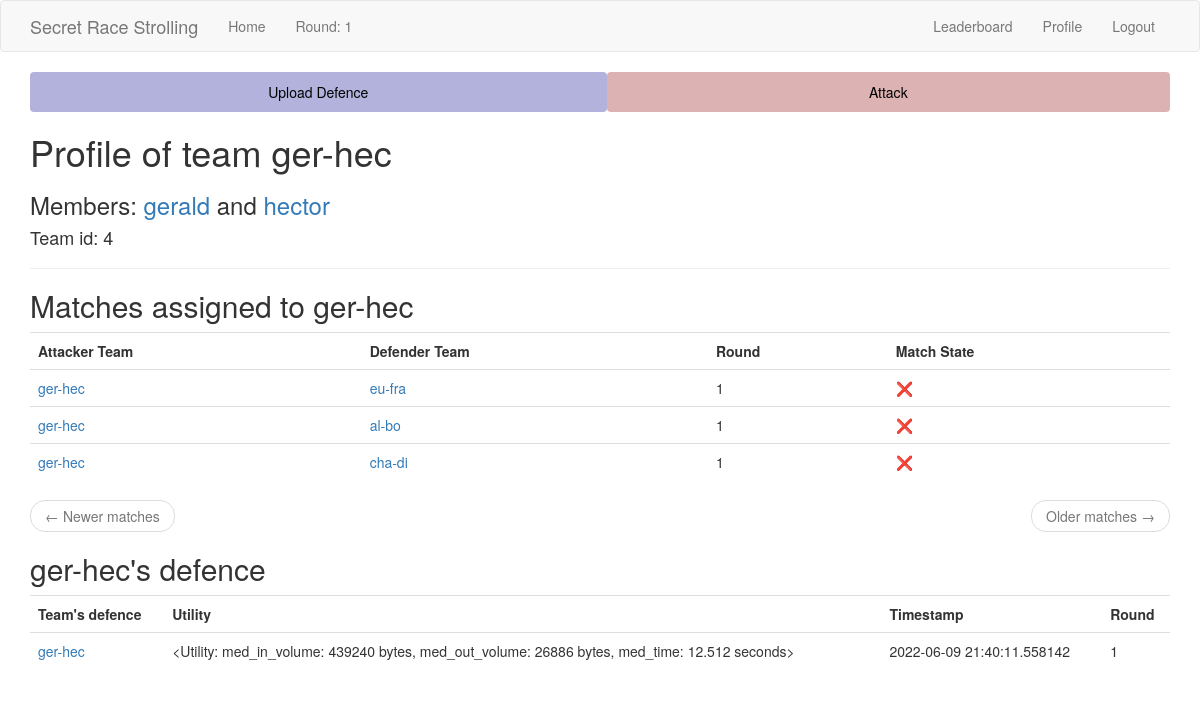
Page /team/ger-hec (signed in) on the committed database.
### app/models.py (models this page shows, shortened)
class Team(db.Model):
    id = db.Column(db.Integer, primary_key=True)
    team_name = db.Column(db.String(64), index=True, unique=True)
    member1_id = db.Column(db.Integer, db.ForeignKey("user.id"), unique=True)
    member2_id = db.Column(db.Integer, db.ForeignKey("user.id"), unique=True)
    defences = db.relationship(
        "Defence",
        backref="defender_team",
        foreign_keys="Defence.defender_team_id",
        lazy="dynamic",
    )
    defence_matches = db.relationship(
        "Match",
        backref="defender_team",
        foreign_keys="Match.defender_team_id",
        lazy="dynamic",
    )
    attack_matches = db.relationship(
        "Match",
        backref="attacker_team",
        foreign_keys="Match.attacker_team_id",
        lazy="dynamic",
    )
    def members(self) -> tuple[Optional[User], Optional[User]]:
        return (
            db.session.query(User).filter(User.id == self.member1_id).first(),
            db.session.query(User).filter(User.id == self.member2_id).first(),
        )
    def attacks(self) -> Query:
        self_attacks = (
            db.session.query(Match.id)
            .filter(Match.attacker_team_id == self.id)
            .subquery()
        )
        return db.session.query(Attack).join(
            self_attacks, self_attacks.c.id == Attack.match_id
        )

class User(UserMixin, db.Model):
    id = db.Column(db.Integer, primary_key=True)
    username = db.Column(db.String(64), index=True, unique=True)
    email = db.Column(db.String(96), index=True, unique=True)
    password_hash = db.Column(db.String(102))
    sciper = db.Column(db.Integer, unique=True)
    is_admin = db.Column(db.Boolean, default=False)
    def team(self) -> Optional["Team"]:
        return (
            db.session.query(Team)
            .filter(or_(Team.member1_id == self.id, Team.member2_id == self.id))
            .first()
        )
    def has_team(self) -> bool:
        return self.team() is not None

class Match(db.Model):
    id = db.Column(db.Integer, primary_key=True)
    defender_team_id = db.Column(db.Integer, db.ForeignKey("team.id"))
    attacker_team_id = db.Column(db.Integer, db.ForeignKey("team.id"))
    round = db.Column(db.Integer, index=True)
    __table_args__ = (
        db.UniqueConstraint(
            "defender_team_id",
            "attacker_team_id",
            "round",
            name="_match_pair_once_per_round",
        ),
    )
    attacks = db.relationship(
        "Attack",
        backref="match",
        foreign_keys="Attack.match_id",
        lazy="dynamic",
    )
    @staticmethod
    def paginate_and_itemize_match_query(
        matches: Query, page: int, matches_per_page: int, current_user_team: Team
    ) -> tuple[Pagination, list[dict]]:
        matches_sub = matches.subquery()
        attacks_done = (
            db.session.query(matches_sub.c.id)
            .join(Attack, Attack.match_id == matches_sub.c.id)
            .all()
        )
        attacks_done = [attack_done[0] for attack_done in attacks_done]
        paginated = matches.paginate(page, matches_per_page)
        matches_items = paginated.items
        for m in matches_items:
            m.match_done = m.id in attacks_done
        return paginated, matches_items

class Defence(db.Model):
    id = db.Column(db.Integer, primary_key=True)
    defender_team_id = db.Column(db.Integer, db.ForeignKey("team.id"))
    utility = db.Column(db.PickleType)
    timestamp = db.Column(db.DateTime, index=True, default=datetime.utcnow)
    round = db.Column(db.Integer, index=True)

### app/routes.py (the view)
@app.route("/team/<team_name>", methods=["GET"])
@login_required
def team(team_name):
    team = Team.query.filter_by(team_name=team_name).first_or_404()
    member1, member2 = team.members()
    page_match = request.args.get("page_match", 1, type=int)
    page_attack = request.args.get("page_attack", 1, type=int)
    pagination, matches_items = Match.paginate_and_itemize_match_query(
        team.attack_matches.order_by(Match.round.desc()),
        page_match,
        app.config["MATCHES_PER_TEAM"],
        current_user.team(),
    )
    match_next_url = (
        url_for(
            "team",
            team_name=team.team_name,
            page_match=pagination.next_num,
            page_attack=page_attack,  # we must not forget to propagate the attack page
        )
        if pagination.has_next
        else None
    )
    match_prev_url = (
        url_for(
            "team",
            team_name=team.team_name,
            page_match=pagination.prev_num,
            page_attack=page_attack,  # we must not forget to propagate the attack page
        )
        if pagination.has_prev
        else None
    )
    defence = team.defences.order_by(Defence.timestamp.desc()).first()
    attacks = (
        team.attacks()
        .order_by(Attack.timestamp.desc())
        .paginate(page_attack, app.config["MATCHES_PER_TEAM"], False)
    )
    attack_next_url = (
        url_for(
            "team",
            team_name=team.team_name,
            page_match=page_match,  # we must not forget to propagate the match page
            page_attack=attacks.next_num,
        )
        if attacks.has_next
        else None
    )
    attack_prev_url = (
        url_for(
            "team",
            team_name=team.team_name,
            page_match=page_match,  # we must not forget to propagate the match page
            page_attack=attacks.prev_num,
        )
        if attacks.has_prev
        else None
    )
    attacks_items = attacks.items
    return render_template(
        "team.html",
        team=team,
        member1=member1,
        member2=member2,
        matches=matches_items,
        attacks=attacks_items,
        defence=defence,
        match_next_url=match_next_url,
        match_prev_url=match_prev_url,
        attack_next_url=attack_next_url,
        attack_prev_url=attack_prev_url,
    )

### app/models.py (called while the page is built)
@login.user_loader
def load_user(id: int) -> User:
    return User.query.get(int(id))

    def __repr__(self):
        return "<Utility: \nmed_in_volume: {:.0f} bytes,\nmed_out_volume: {:.0f} bytes,\nmed_time: {:.3f} seconds>".format(
            abs(self.med_in_volume), self.med_out_volume, self.med_time
        )

### app/templates/team.html (shortened to what this page needs)
{% extends "base.html" %}
{% block app_content %}
<h1>Profile of team {{ team.team_name }}</h1>
<h3>Members: {% if member1 %} <a href="{{ url_for('user', username=member1.username) }}"> {{ member1.username }}</a>
    {% else %} <a href="{{ url_for('join_team', team_name=team.team_name) }}"> [Join {{ team.team_name }}]</a>
    {% endif %} and {% if member2 %} <a href="{{ url_for('user', username=member2.username) }}">
        {{ member2.username }}</a>
    {% else %} <a href="{{ url_for('join_team', team_name=team.team_name) }}"> [Join {{ team.team_name }}]</a>
    {% endif %}</3>
<h4>Team id: {{ team.id }}</h4>
<hr>
{% if matches %}
<h2>Matches assigned to {{ team.team_name }}</h2>
<table class="table table-hover">
    <tr>
        <th>Attacker Team</th>
        <th>Defender Team</th>
        <th>Round</th>
        <th>Match State</th>
    </tr>
    {% for match in matches %}
    {% include '_match.html' %}
    {% endfor %}
</table>
<nav aria-label="...">
    <ul class="pager">
        <li class="previous{% if not match_prev_url %} disabled{% endif %}">
            <a href="{{ match_prev_url or '#' }}">
                <span aria-hidden="true">&larr;</span> Newer matches
            </a>
        </li>
        <li class="next{% if not match_next_url %} disabled{% endif %}">
            <a href="{{ match_next_url or '#' }}">
                Older matches <span aria-hidden="true">&rarr;</span>
            </a>
        </li>
    </ul>
</nav>
{% endif %}
{% if defence %}
<h2>{{ team.team_name }}'s defence</h2>
<table class="table table-hover">
    <tr>
        <th>Team's defence</th>
        <th>Utility</th>
        <th>Timestamp</th>
        <th>Round</th>
    </tr>
    {% include '_defence.html' %}
{% endif %}
{% endblock %}

### app/templates/_match.html
<tr>
    <td>
        <a href="{{ url_for('team', team_name=match.attacker_team.team_name) }}">
            {{ match.attacker_team.team_name }}</a>
    </td>
    <td>
        <a href="{{ url_for('team', team_name=match.defender_team.team_name) }}">{{ match.defender_team.team_name }}
        </a>
    </td>
    <td>
        {{ match.round }}
    </td>
    <td>
        {% if match.match_done %} ✅ {% else %} ❌ {% endif %}
    </td>
</tr>

### app/templates/_defence.html
    <tr>
        <td>
            <a href="{{ url_for('team', team_name=defence.defender_team.team_name) }}">
                {{ defence.defender_team.team_name }}</a>
        </td>
        <td>
            {{ defence.utility }}
        </td>
        <td>
            {{ defence.timestamp }}
        </td>
        <td>
            {{ defence.round }}
        </td>
    </tr>
</table>

### rows in the picture
Team: team_name "ger-hec", id "4", defender_team.team_name "ger-hec"
User: username "gerald"
User: username "hector"
Match: attacker_team.team_name "ger-hec", defender_team.team_name "eu-fra", round "1"
Match: attacker_team.team_name "ger-hec", defender_team.team_name "al-bo", round "1"
Match: attacker_team.team_name "ger-hec", defender_team.team_name "cha-di", round "1"
Defence: utility "<Utility: med_in_volume: 439240 bytes, med_out_volume: 26886 bytes, med_time: 12.512 seconds>", timestamp "2022-06-09 21:40:11.558142", round "1"

### other values in the picture
{{ config["ROUND"] }} "1"
